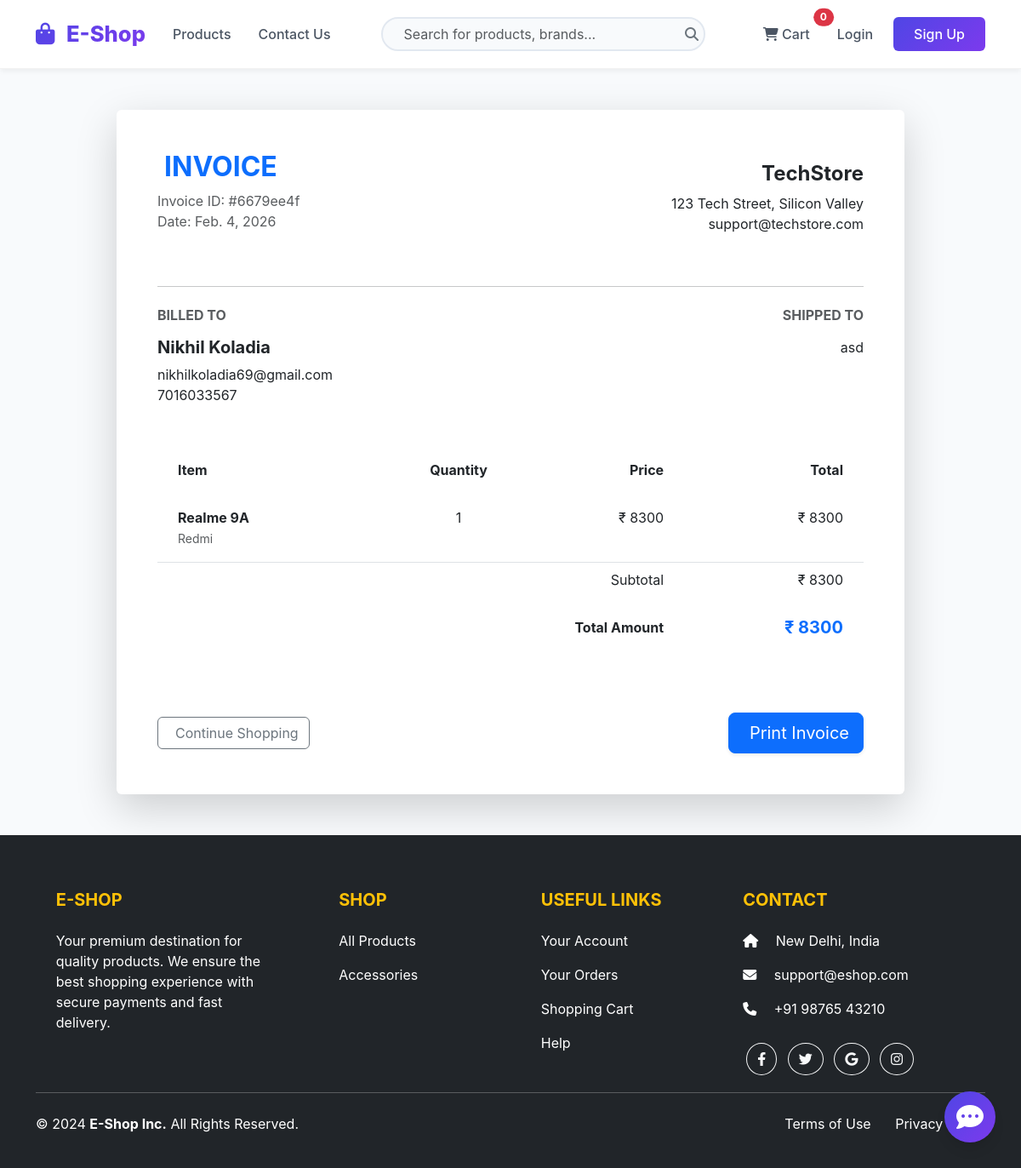
The page /invoice/6679ee4f-faf1-4e14-803a-e73d8ff9f1a3 on the database its author committed.
### store/models/orders.py (models this page shows, shortened)
class Order(models.Model):
    product = models.ForeignKey(Product,
                                on_delete=models.CASCADE)
    customer = models.ForeignKey(Customer,
                                 on_delete=models.CASCADE)
    quantity = models.IntegerField(default=1)
    price = models.IntegerField()
    address = models.CharField(max_length=50, default='', blank=True)
    phone = models.CharField(max_length=50, default='', blank=True)
    date = models.DateField(default=datetime.datetime.today)
    invoice_id = models.CharField(max_length=50, default='', blank=True)
    status = models.CharField(max_length=50,choices=STATUS_CHOICES,default='Pending')

### store/models/customer.py (models this page shows, shortened)
class Customer(models.Model):
    first_name = models.CharField(max_length=50)
    last_name = models.CharField(max_length=50)
    phone = models.CharField(max_length=15)
    email = models.EmailField()
    password = models.CharField(max_length=500)
    address = models.CharField(max_length=255, default='', blank=True, null=True)
    city = models.CharField(max_length=50, default='', blank=True, null=True)
    state = models.CharField(max_length=50, default='', blank=True, null=True)
    zipcode = models.CharField(max_length=10, default='', blank=True, null=True)

### store/models/product.py (models this page shows, shortened)
class Product(models.Model):
    name = models.CharField(max_length=50)
    price = models.IntegerField(default=0)
    category = models.ForeignKey(Category, on_delete=models.CASCADE, default=1)
    description = models.CharField(max_length=200, default='' , null=True , blank=True)
    image = models.ImageField(upload_to='uploads/products/')
    brand = models.CharField(max_length=50, default='', null=True, blank=True)
    ram = models.CharField(max_length=50, default='', null=True, blank=True)
    storage = models.CharField(max_length=50, default='', null=True, blank=True)
    camera = models.CharField(max_length=100, default='', null=True, blank=True)
    battery = models.CharField(max_length=50, default='', null=True, blank=True)
    screen_size = models.CharField(max_length=50, default='', null=True, blank=True)
    color = models.CharField(max_length=50, default='', null=True, blank=True)
    variant_name = models.CharField(max_length=100, default='', null=True, blank=True)
    parent = models.ForeignKey('self', on_delete=models.CASCADE, null=True, blank=True, related_name='variants')
    compatible_accessories = models.ManyToManyField('self', blank=True, symmetrical=False, related_name='main_products')
    specifications = models.JSONField(default=dict, blank=True, null=True)

### store/models/category.py (models this page shows, shortened)
class Category(models.Model):
    name = models.CharField(max_length=20)
    def __str__(self):
        return self.name

### store/views/invoice.py (the view)
# urls.py: path('invoice/<str:invoice_id>', invoice_view, name='invoice'),
def invoice_view(request, invoice_id):
    orders = Order.objects.filter(invoice_id=invoice_id)
    if not orders.exists():
        return render(request, 'index.html') # Or 404
    total_amount = sum(order.price * order.quantity for order in orders)
    original_total = sum(order.product.price * order.quantity for order in orders)
    total_discount = original_total - total_amount
    first_order = orders.first()
    customer = first_order.customer
    date = first_order.date
    address = first_order.address
    return render(request, 'invoice.html', {
        'orders': orders,
        'total_amount': total_amount,
        'original_total': original_total,
        'total_discount': total_discount,
        'invoice_id': invoice_id,
        'customer': customer,
        'date': date,
        'address': address
    })

### store/templatetags/custom_filter.py (called while the page is built)
@register.filter(name='currency')
def currency(number):
    return "₹ "+str(number)

@register.filter(name='multiply')
def multiply(number , number1):
    return number * number1

### store/templates/invoice.html (shortened to what this page needs)
{% extends 'base.html' %}
{% load custom_filter %}
{% block content %}
<div class="container py-5">
    <div class="row justify-content-center">
        <div class="col-lg-10">
            <div class="card shadow-lg border-0" id="invoice-card">
                <div class="card-body p-5">
                    <div class="row mb-5 align-items-center">
                        <div class="col-6">
                            <h2 class="fw-bold text-primary">INVOICE</h2>
                            <p class="text-muted mb-0">Invoice ID: #{{invoice_id|slice:":8"}}</p>
                            <p class="text-muted">Date: {{date}}</p>
                        </div>
                        <div class="col-6 text-end">
                            <h4 class="fw-bold">TechStore</h4>
                            <p class="mb-0">123 Tech Street, Silicon Valley</p>
                            <p class="mb-0">support@techstore.com</p>
                        </div>
                    </div>
                    <hr class="my-4">
                    <div class="row mb-5">
                        <div class="col-md-6">
                            <h6 class="fw-bold text-uppercase text-muted mb-3">Billed To</h6>
                            <h5 class="fw-bold">{{customer.first_name}} {{customer.last_name}}</h5>
                            <p class="mb-0">{{customer.email}}</p>
                            <p class="mb-0">{{customer.phone}}</p>
                        </div>
                        <div class="col-md-6 text-md-end">
                            <h6 class="fw-bold text-uppercase text-muted mb-3">Shipped To</h6>
                            <p class="mb-0 w-75 ms-auto">{{address}}</p>
                        </div>
                    </div>
                    <div class="table-responsive mb-5">
                        <table class="table table-borderless">
                            <thead class="bg-light">
                                <tr>
                                    <th scope="col" class="py-3 ps-4">Item</th>
                                    <th scope="col" class="py-3 text-center">Quantity</th>
                                    <th scope="col" class="py-3 text-end">Price</th>
                                    <th scope="col" class="py-3 text-end pe-4">Total</th>
                                </tr>
                            </thead>
                            <tbody>
                                {% for order in orders %}
                                <tr>
                                    <td class="py-3 ps-4">
                                        <div class="fw-bold">{{order.product.name}}</div>
                                        <small class="text-muted">{{order.product.category}}</small>
                                    </td>
                                    <td class="py-3 text-center">{{order.quantity}}</td>
                                    <td class="py-3 text-end">{{order.price|currency}}</td>
                                    <td class="py-3 text-end pe-4">{{order.price|multiply:order.quantity|currency}}</td>
                                </tr>
                                {% endfor %}
                            </tbody>
                            <tfoot class="border-top">
                                <tr>
                                    <td colspan="3" class="text-end py-2">Subtotal</td>
                                    <td class="text-end py-2 pe-4">{{original_total|currency}}</td>
                                </tr>
                                <tr>
                                    <td colspan="3" class="text-end fw-bold py-4">Total Amount</td>
                                    <td class="text-end fw-bold py-4 pe-4 h5 text-primary">{{total_amount|currency}}
                                    </td>
                                </tr>
                            </tfoot>
                        </table>
                    </div>
                    <div class="d-flex justify-content-between align-items-center mt-5 no-print">
                        <a href="/store" class="btn btn-outline-secondary">
                            Continue Shopping
                        </a>
                        <button onclick="window.print()" class="btn btn-primary btn-lg shadow-sm">
                            Print Invoice
                        </button>
                    </div>
                </div>
            </div>
        </div>
    </div>
</div>
{% endblock %}

### static/css/modern.css (style rules this page uses)
:root { --primary-color: #4f46e5; --primary-gradient: linear-gradient(135deg, #4f46e5 0%, #7c3aed 100%); --secondary-color: #64748b; --success-color: #10b981; --glass-bg: rgba(255, 255, 255, 0.95); --glass-border: 1px solid rgba(255, 255, 255, 0.2); --shadow-sm: 0 1px 2px 0 rgba(0, 0, 0, 0.05); --shadow-md: 0 4px 6px -1px rgba(0, 0, 0, 0.1), 0 2px 4px -1px rgba(0, 0, 0, 0.06); --shadow-lg: 0 10px 15px -3px rgba(0, 0, 0, 0.1), 0 4px 6px -2px rgba(0, 0, 0, 0.05); }
body { font-family: 'Inter', system-ui, -apple-system, sans-serif; background-color: #f8fafc; }

### rows shown on the page
Order: date "Feb. 4, 2026", address "asd", product.name "Realme 9A", product.category "Redmi", quantity "1", price "₹ 8300", price|multiply "₹ 8300"
Customer: first_name "Nikhil", last_name "Koladia", email "nikhilkoladia69@gmail.com", phone "7016033567"

### other values the page prints
{{ request.session.cart|length|default:0 }} "0"
{{ invoice_id|slice:":8" }} "6679ee4f"
{{ original_total|currency }} "₹ 8300"
{{ total_amount|currency }} "₹ 8300"
